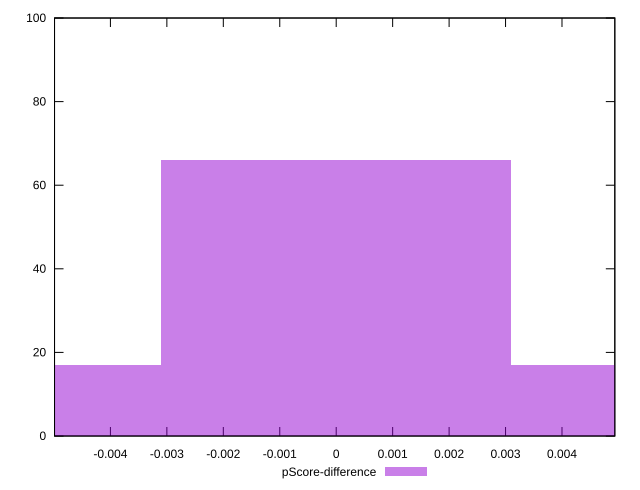

The script that saved this image:
reset

$pScoreDifference <<EOF
0 66
-0.006193649212725065 17
0.006193649212725065 17
EOF

set key outside below
set boxwidth 0.006193649212725065
set xrange [-0.004990000029404973:0.004935833315054539]
set yrange [0:100]
set trange [0:100]
set style fill transparent solid 0.5 noborder
set terminal svg size 640, 490 enhanced background rgb 'white'
set output "report_00014_2021-02-09T15:56:05.503Z/uses-rel-preconnect/samples/pages+cached+noadtech+nomedia+nocss/pScore-difference/histogram.svg"

plot $pScoreDifference title "pScore-difference" with boxes

reset
